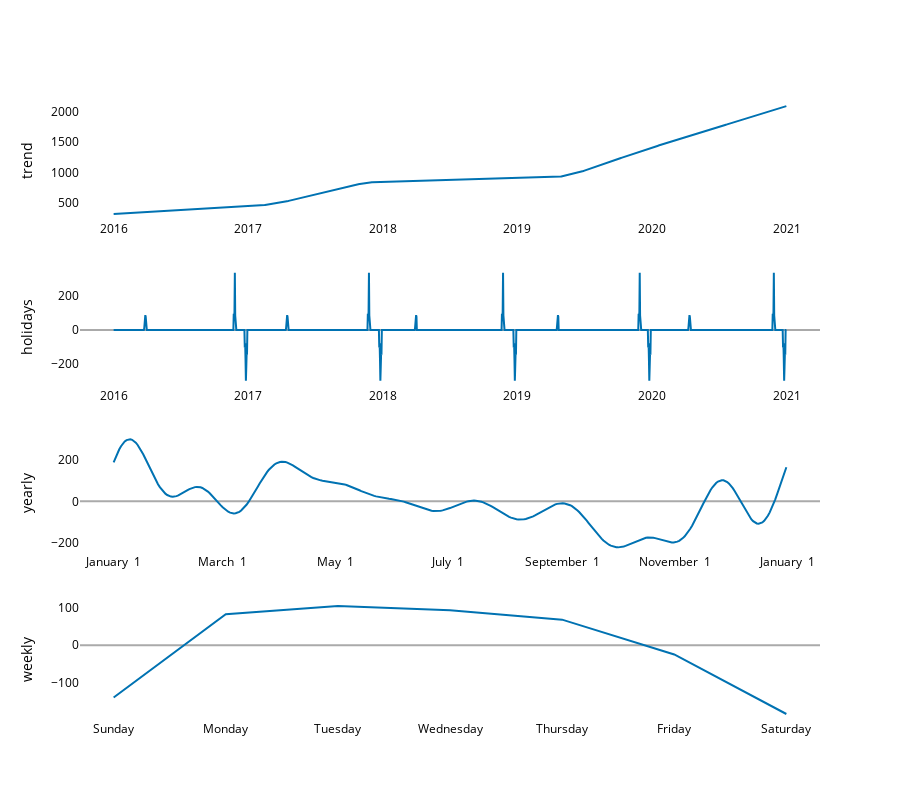

The code cell stored with this chart in its notebook:
### Code cell
fig_components = plot_components_plotly(m, forecast)
fig_components.update_layout(
    plot_bgcolor='white',  
    paper_bgcolor='white',
    font=dict(color='black')
)
fig_components.show()

### Figure 1 — Plotly figure (JSON) as saved in the notebook; plotly's stock layout.template omitted (floating-point values rounded to 4 significant figures; data arrays with more than 128 entries replaced by an {"elided": "..."} marker saying what was removed)
{"data": [{"line": {"color": "#0072B2", "width": 2}, "mode": "lines", "name": "trend", "type": "scatter", "x": {"elided": "1827 str values"}, "xaxis": "x", "y": {"elided": "1827 float values"}, "yaxis": "y"}, {"line": {"color": "rgba(0, 114, 178, 0.2)", "width": 0}, "mode": "lines", "name": "trend_upper", "type": "scatter", "x": {"elided": "1827 str values"}, "xaxis": "x", "y": {"elided": "1827 float values"}, "yaxis": "y"}, {"fill": "tonexty", "fillcolor": "rgba(0, 114, 178, 0.2)", "line": {"color": "rgba(0, 114, 178, 0.2)", "width": 0}, "mode": "lines", "name": "trend_lower", "type": "scatter", "x": {"elided": "1827 str values"}, "xaxis": "x", "y": {"elided": "1827 float values"}, "yaxis": "y"}, {"line": {"color": "#0072B2", "width": 2}, "mode": "lines", "name": "holidays", "text": {"elided": "1827 str values"}, "type": "scatter", "x": {"elided": "1827 str values"}, "xaxis": "x2", "y": {"elided": "1827 float values"}, "yaxis": "y2"}, {"line": {"color": "#0072B2", "width": 2}, "mode": "lines", "name": "yearly", "type": "scatter", "x": {"elided": "365 str values"}, "xaxis": "x3", "y": {"elided": "365 float values"}, "yaxis": "y3"}, {"line": {"color": "#0072B2", "width": 2}, "mode": "lines", "name": "weekly", "type": "scatter", "x": ["2017-01-01T00:00:00.000000000", "2017-01-02T00:00:00.000000000", "2017-01-03T00:00:00.000000000", "2017-01-04T00:00:00.000000000", "2017-01-05T00:00:00.000000000", "2017-01-06T00:00:00.000000000", "2017-01-07T00:00:00.000000000"], "xaxis": "x4", "y": [-139.6, 82.28, 104.6, 93.01, 67.92, -24.84, -183.4], "yaxis": "y4"}], "layout": {"font": {"color": "black"}, "height": 800, "paper_bgcolor": "white", "plot_bgcolor": "white", "showlegend": false, "width": 900, "xaxis": {"anchor": "y", "domain": [0, 1], "range": ["2015-10-01T16:48:00", "2021-04-01T07:12:00"], "type": "date"}, "xaxis2": {"anchor": "y2", "domain": [0, 1], "range": ["2015-10-01T16:48:00", "2021-04-01T07:12:00"], "type": "date"}, "xaxis3": {"anchor": "y3", "domain": [0, 1], "range": ["2016-12-13T18:54:02.958904115", "2018-01-18T11:04:57.863013581"], "tickformat": "%B %e", "type": "date"}, "xaxis4": {"anchor": "y4", "domain": [0, 1], "range": ["2016-12-31T16:48:00", "2017-01-07T07:12:00"], "tickformat": "%A", "type": "date"}, "yaxis": {"anchor": "x", "domain": [0.8063, 1], "rangemode": "normal", "title": {"text": "trend"}, "zerolinecolor": "#AAA"}, "yaxis2": {"anchor": "x2", "domain": [0.5375, 0.7312], "rangemode": "tozero", "title": {"text": "holidays"}, "zerolinecolor": "#AAA"}, "yaxis3": {"anchor": "x3", "domain": [0.2687, 0.4625], "title": {"text": "yearly"}, "zerolinecolor": "#AAA"}, "yaxis4": {"anchor": "x4", "domain": [0, 0.1938], "title": {"text": "weekly"}, "zerolinecolor": "#AAA"}}}
